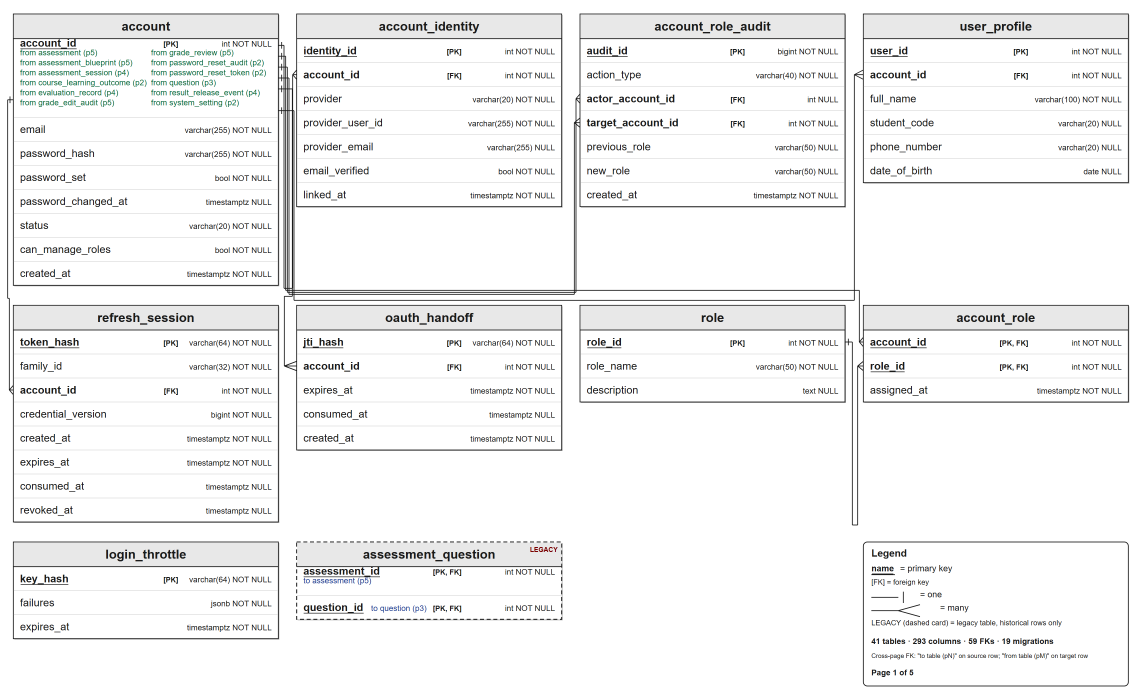
#> input picture docs/diagrams/rebuild/trd/trd-1.png, 3440 x 2080 px (shown at 1/3 size); its folder holds 4 pictures in this run
$ python make_trd_final_f6.py
#> lines starting #> are read from the running program, lines starting #| are printed output that depends on the picture
# -*- coding: utf-8 -*-
"""Final evidence for the F6 TRD redo: page-1 original comparisons, a
five-page contact sheet, and one 12-region contact sheet per page.

Usage:
  node scripts/run_py.mjs scripts/make_trd_final_f6.py
"""
import os

import numpy as np
from PIL import Image, ImageChops, ImageDraw, ImageFont

ROOT = os.path.dirname(os.path.dirname(os.path.abspath(__file__)))
FIG = os.path.join(ROOT, "docs", "diagrams", "rebuild", "trd")
OUT = os.path.join(ROOT, "docs", "qa", "rebuild-preview", "trd")
ORIG = os.path.join(ROOT, "docs", "qa", "diagram-originals",
                    "ArchitectureDesign_ver1.1_image9.png")
ARIAL = "C:/Windows/Fonts/arial.ttf"
ARIALB = "C:/Windows/Fonts/arialbd.ttf"


def font(size, bold=False):
    return ImageFont.truetype(ARIALB if bold else ARIAL, size)


def label(draw, xy, text, size=34, bold=True, fill=(20, 20, 20)):
    draw.text(xy, text, font=font(size, bold), fill=fill)


def main():
    os.makedirs(OUT, exist_ok=True)
    sb = os.path.join(OUT, "stage-b")
    os.makedirs(sb, exist_ok=True)
    pages = [Image.open(os.path.join(FIG, "trd-%d.png" % i)).convert("RGB")
             for i in range(1, 6)]
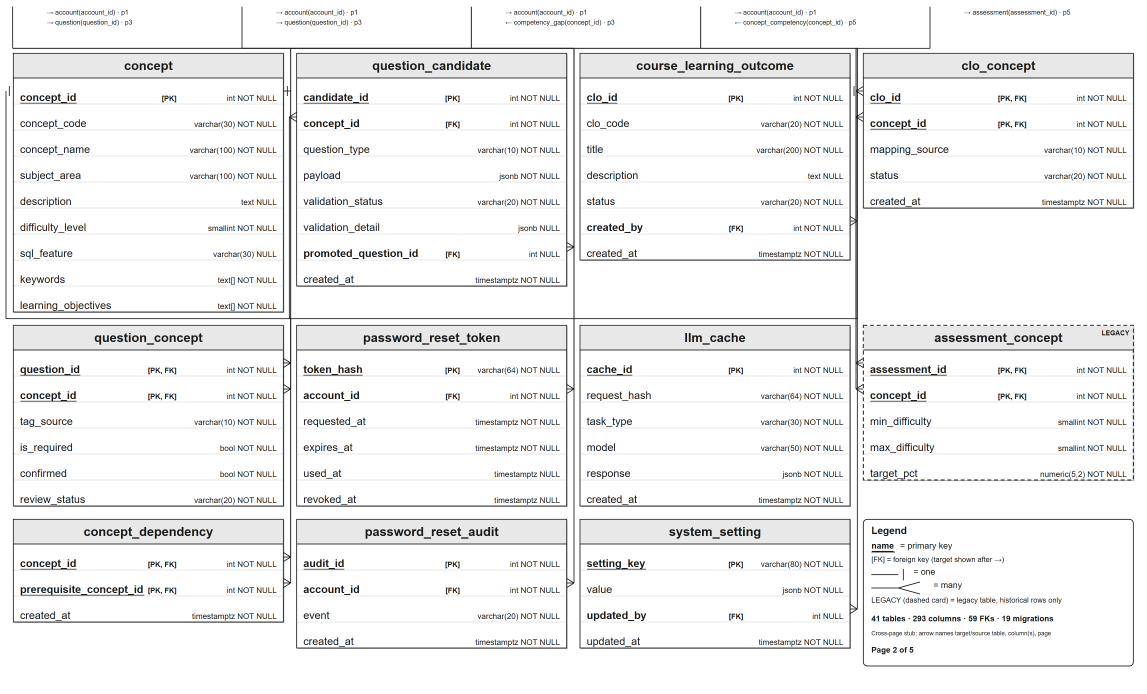
#> input picture docs/diagrams/rebuild/trd/trd-2.png, 3440 x 2080 px (shown at 1/3 size)
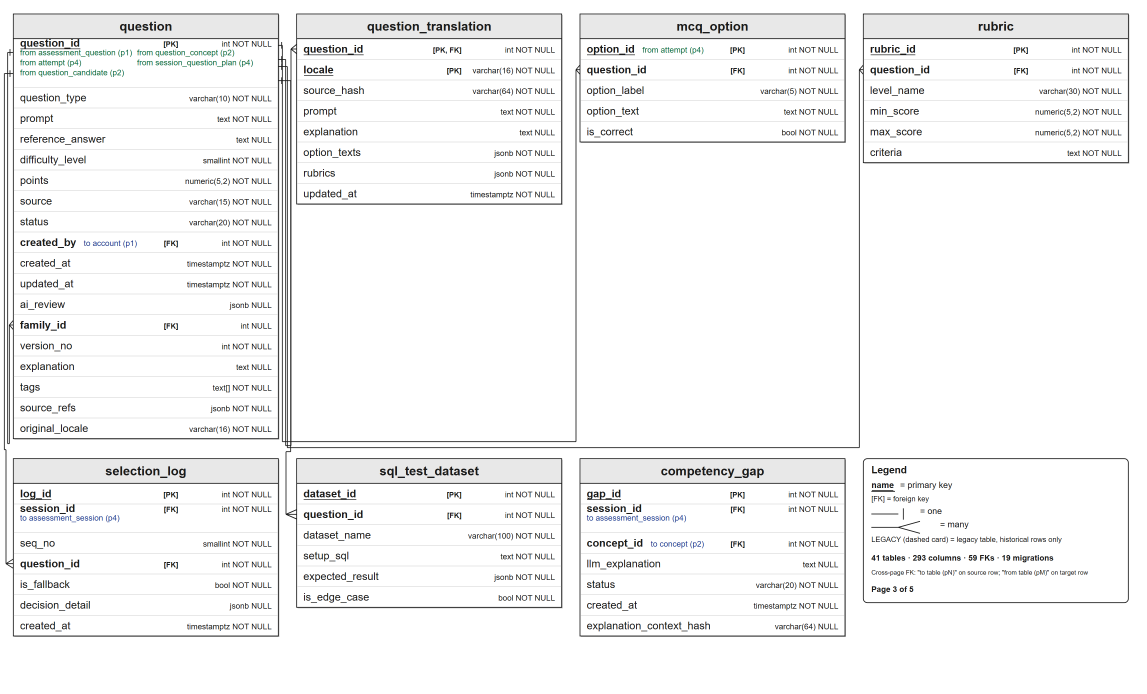
#> input picture docs/diagrams/rebuild/trd/trd-3.png, 3440 x 2080 px (shown at 1/3 size)
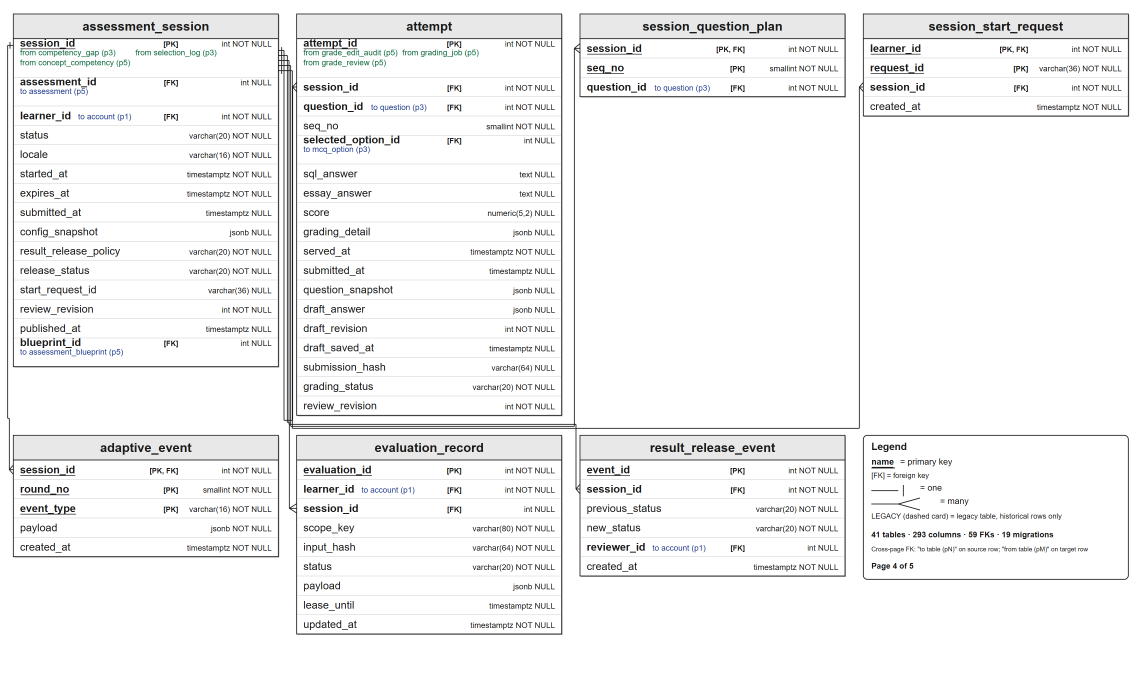
#> input picture docs/diagrams/rebuild/trd/trd-4.png, 3440 x 2080 px (shown at 1/3 size)
    orig = Image.open(ORIG).convert("RGB")
    orig.save(os.path.join(sb, "original.png"))

    # ---- page 1 vs original: side-by-side / overlay / diff
    gap = 24
    sbs = Image.new("RGB", (orig.width * 2 + gap, orig.height + 80),
                    (255, 255, 255))
    sbs.paste(orig, (0, 80))
    sbs.paste(pages[0], (orig.width + gap, 80))
    d = ImageDraw.Draw(sbs)
    label(d, (20, 18), "Original 3440x2080 (21 cards, single page)", 34)
    label(d, (orig.width + gap + 20, 18),
          "Redo page 1/5 (10 cards, full columns)", 34)
    for y in range(80, sbs.height):
        sbs.putpixel((orig.width + gap // 2, y), (120, 120, 120))
    sbs.save(os.path.join(sb, "side-by-side-original-page1.png"))

    ga = np.array(orig.convert("L")) < 160
    gb = np.array(pages[0].convert("L")) < 160
    ov = np.full(ga.shape + (3,), 255, dtype=np.uint8)
    ov[ga & gb] = (0, 0, 0)
    ov[ga & ~gb] = (220, 30, 30)
    ov[~ga & gb] = (30, 60, 220)
    Image.fromarray(ov).save(os.path.join(sb, "overlay-original-page1.png"))
    diff = ImageChops.difference(orig.convert("L"),
                                 pages[0].convert("L")).point(
                                     lambda p: min(255, p * 3))
    diff.save(os.path.join(sb, "diff-original-page1.png"))
    print("page1 overlay changed px:", int((ga ^ gb).sum()),
          "orig-only:", int((ga & ~gb).sum()),
          "new-only:", int((~ga & gb).sum()))

    # ---- per-page 12-region contact sheet
    for i in range(1, 6):
        rdir = os.path.join(sb, "page-%d" % i, "regions")
        tw, th = 430, 347
        cw, ch = tw * 4 + 5 * 12, 3 * (th + 34) + 20
        sheet = Image.new("RGB", (cw, ch), (255, 255, 255))
        dd = ImageDraw.Draw(sheet)
        count = 0
        for r in range(1, 4):
            for c in range(1, 5):
                p = os.path.join(rdir, "r%d%d.png" % (r, c))
                if not os.path.exists(p):
                    continue
                im = Image.open(p).convert("RGB").resize((tw, th),
                                                         Image.LANCZOS)
                x = 12 + (c - 1) * (tw + 12)
                y = 10 + (r - 1) * (th + 34)
                sheet.paste(im, (x, y))
                label(dd, (x + 4, y + th + 6), "r%d%d" % (r, c), 22, True)
                count += 1
        sheet.save(os.path.join(sb, "page-%d" % i,
                                "regions-contact-sheet.png"))
        print("page", i, "region sheet", count, "tiles", sheet.size)

    # ---- five-page contact sheet (3 x 2)
    sw, sh = 1720, 1040
    gx, gy = 24, 24
    W = 3 * sw + 2 * gx + 2 * 30
    H = 90 + 2 * (sh + 64) + gy + 30
    sheet = Image.new("RGB", (W, H), (255, 255, 255))
    dd = ImageDraw.Draw(sheet)
    label(dd, (30, 22), "Table Relationship Diagram - 5 pages | 41 tables | "
          "293 columns | 59 FKs | 19 migrations", 38, True)
    for idx, page in enumerate(pages):
        r, c = divmod(idx, 3)
        x = 30 + c * (sw + gx)
        y = 90 + r * (sh + 64)
        im = page.resize((sw, sh), Image.LANCZOS)
        sheet.paste(im, (x, y))
        label(dd, (x + 6, y + sh + 8), "Page %d/5" % (idx + 1), 30, True)
    sheet.save(os.path.join(OUT, "final-contact-sheet.png"))
    print("final contact sheet", sheet.size)


if __name__ == "__main__":
#> (the run stopped early here; a loop or call above may not have finished)
